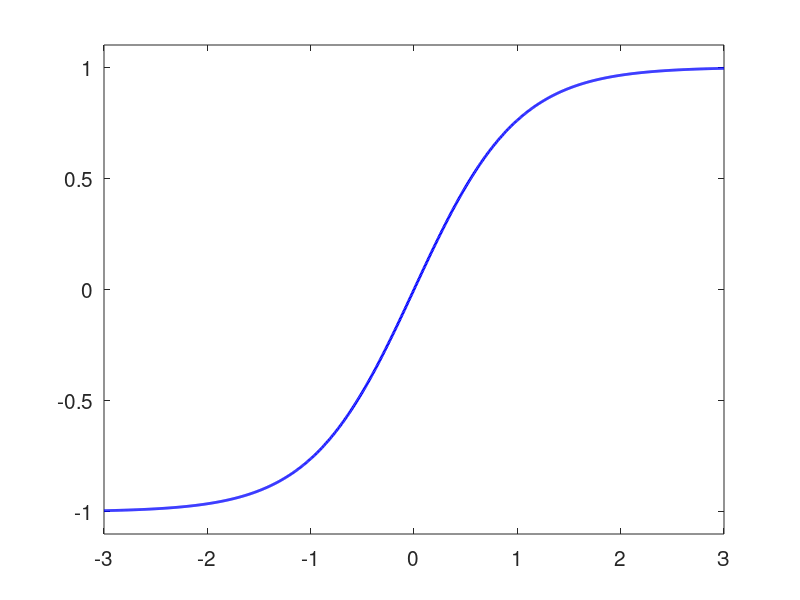

This chart was generated by the following MATLAB code: (Note: this script raises an error after producing the figure.)
clc;
clear all
close all

x = linspace(-3,3,1000);
t0 = tanh(x);

figure('name','tanh')
plot(x,t0, 'b-','linewidth',2)
ylim([-1.1,1.1])
set(gca, 'XMinortick', 'off', 'YMinorTick', 'off', 'Fontsize', 15);
set(gcf, 'Renderer', 'zbuffer');
hold on

t1 = 1-tanh(x).*tanh(x);
figure('name','1st deri')
plot(x,t1, 'b-','linewidth',2)
ylim([0,1.1])
set(gca, 'XMinortick', 'off', 'YMinorTick', 'off', 'Fontsize', 15);
set(gcf, 'Renderer', 'zbuffer');
hold on

t2 = 2*tanh(x).*tanh(x).*tanh(x) - 2*tanh(x);
figure('name','2nd deri')
plot(x,t2, 'b-','linewidth',2)
ylim([-1,1.1])
set(gca, 'XMinortick', 'off', 'YMinorTick', 'off', 'Fontsize', 15);
set(gcf, 'Renderer', 'zbuffer');
hold on